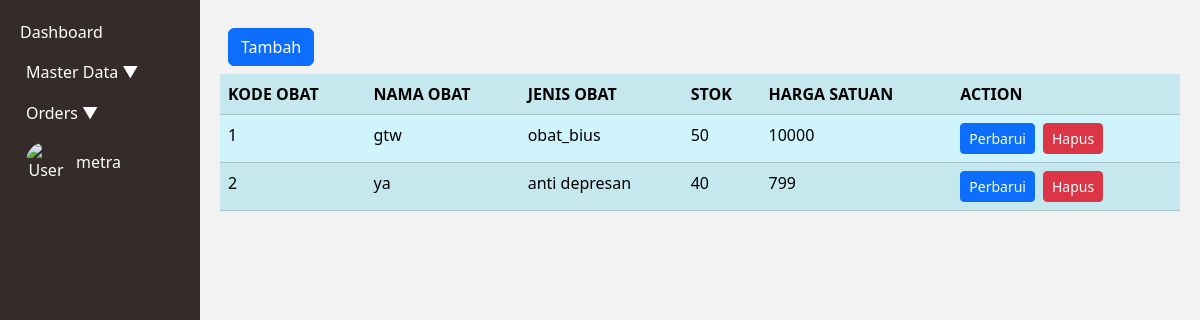
The page /index.php?page=obat (signed in) on the database as committed earlier.
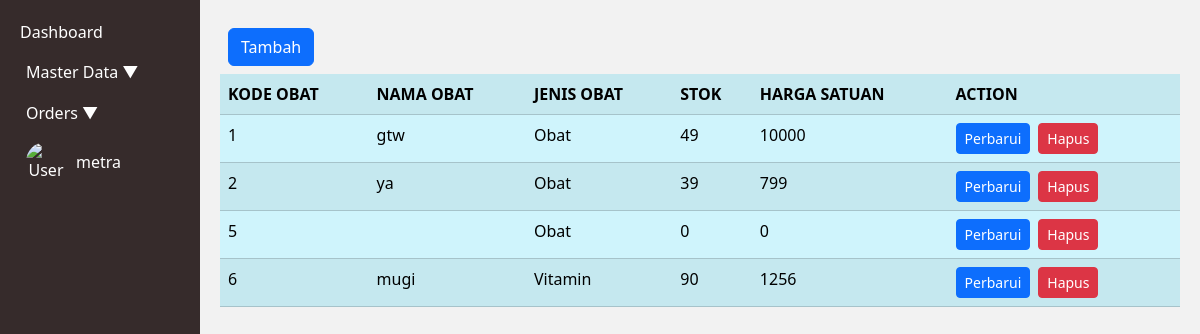
The same page on the database as committed later.
### tables this page shows
CREATE TABLE `tb_obat` (
  `Id_Obat` int(3) NOT NULL AUTO_INCREMENT,
  `Nama_Obat` varchar(15) NOT NULL,
  `Stok_obat` int(5) NOT NULL,
  `Harga_satuan` int(8) NOT NULL,
  `Id_jenis` int(3) NOT NULL,
  PRIMARY KEY (`Id_Obat`),
  KEY `Id_jenis` (`Id_jenis`),
  CONSTRAINT `tb_obat_ibfk_1` FOREIGN KEY (`Id_jenis`) REFERENCES `tb_jenis_obat` (`Id_jenis`)
);

CREATE TABLE `tb_jenis_obat` (
  `Id_jenis` int(3) NOT NULL AUTO_INCREMENT,
  `nama_jenis` varchar(15) NOT NULL,
  `bentuk_obat` enum('Tablet','Sirup','kapsul','bubuk','makanan') NOT NULL,
  PRIMARY KEY (`Id_jenis`)
);

### obat.php (the view, shortened to what this page needs)
<div class="d-grid gap-2 p-2 d-md-flex justify-content-md">
    <a class="btn btn-primary me-md-2" href="index.php?page=obat.form&action=add" role="button">Tambah</a>
</div>
<?php
$mysqli = new mysqli("localhost", "root", "", "apotek");
$result = $mysqli->query("SELECT tb_obat.Id_Obat, tb_obat.Nama_Obat, tb_jenis_obat.Nama_jenis AS Jenis_obat, tb_obat.Stok_obat, tb_obat.Harga_satuan
    FROM tb_obat
    JOIN tb_jenis_obat ON tb_obat.Id_jenis = tb_jenis_obat.Id_jenis");
?>
<table class="table table-info table-striped">
    <tr>
        <th>KODE OBAT</th>
        <th>NAMA OBAT</th>
        <th>JENIS OBAT</th>
        <th>STOK</th>
        <th>HARGA SATUAN</th>
        <th>ACTION</th>
    </tr>
    <?php
    foreach ($result as $row) {
        echo "<tr>";
        echo "<td>";
        echo $row['Id_Obat'];
        echo "</td>";
        echo "<td>";
        echo $row['Nama_Obat'];
        echo "</td>";
        echo "<td>";
        echo $row['Jenis_obat'];
        echo "</td>";
        echo "<td>";
        echo $row['Stok_obat'];
        echo "</td>";
        echo "<td>";
        echo $row['Harga_satuan'];
        echo "</td>";
        echo "<td>";
        echo "<a class='btn btn-primary me-md-2 btn-sm' href='index.php?page=obat.form&Id_Obat=" . $row['Id_Obat'] . "&action=edit'>Perbarui</a>";
        echo "<form action='obat.action.php' method='POST' style ='display:inline;'>";
        echo "<button type='submit' class='btn btn-danger me-md-2 btn-sm' onclick='return confirm(\"Ingin menghapus data ini?\");'>Hapus</button>";
        echo "</form>";
        echo "</td>";
        echo "</tr>";
    }
    ?>
</table>

### index.php (shortened to what this page needs)
<!DOCTYPE html>
<html lang="en">
<head>
    <link href="https://cdn.jsdelivr.net/npm/bootstrap@5.3.2/dist/css/bootstrap.min.css" rel="stylesheet">
</head>
<body>
    <div class="container-fluid">
        <div class="row">
            <div class="col-2 sidebar">
                <ul>
                    <li><a href="index.php?page=dashboard">Dashboard</a></li>
                    <li>
                        <button class="btn-toggle" onclick="toggleMenu('master-collapse')">
                            Master Data <span>&#9660;</span>
                        </button>
                    </li>
                    <li>
                        <button class="btn-toggle" onclick="toggleMenu('orders-collapse')">
                            Orders <span>&#9660;</span>
                        </button>
                    </li>
                    <li>
                        <button class="btn-toggle" onclick="toggleMenu('account-collapse')">
                            <div class="user-info d-flex align-items-center">
                                <img src="gambar/user2.png" alt="User">
                                <span><?php echo $_SESSION['username']; ?></span>
                            </div>
                        </button>
                    </li>
                </ul>
            </div>
            <div class="col content">
                <?php
                if (isset($_GET['page'])) {
                    $target = $_GET['page'] . ".php";
                    if (file_exists($target)) {
                        include $target;
                    } else {
                        echo "<p class='text-danger'>Halaman tidak ditemukan!</p>";
                    }
                } else {
                    echo "<h1>Selamat datang di Admin Panel!</h1>";
                }
                ?>
            </div>
        </div>
    </div>
</body>
</html>

### index.php (style rules this page uses)
body { background-color: #f2f2f2; }
.sidebar { background-color: #362b2b; color: white; min-height: 100vh; padding: 20px; }
.sidebar ul { list-style: none; padding: 0; }
.sidebar ul li { margin-bottom: 15px; }
.sidebar ul li a, .sidebar ul li button { color: white; text-decoration: none; }
.sidebar ul li button { background: none; border: none; cursor: pointer; }
.content { padding: 20px; }
.user-info img { width: 40px; height: 40px; border-radius: 50%; margin-right: 10px; }

Rows that differ between the two databases and show on the page:
changed tb_obat "gtw": Id_jenis.nama_jenis "obat_bius" → "Obat"; Stok_obat "50" → "49"
changed tb_obat "ya": Id_jenis.nama_jenis "anti depresan" → "Obat"; Stok_obat "40" → "39"
added tb_obat: Id_Obat "5", Id_jenis.nama_jenis "Obat", Stok_obat "0", Harga_satuan "0"
added tb_obat: Id_Obat "6", Nama_Obat "mugi", Id_jenis.nama_jenis "Vitamin", Stok_obat "90", Harga_satuan "1256"
